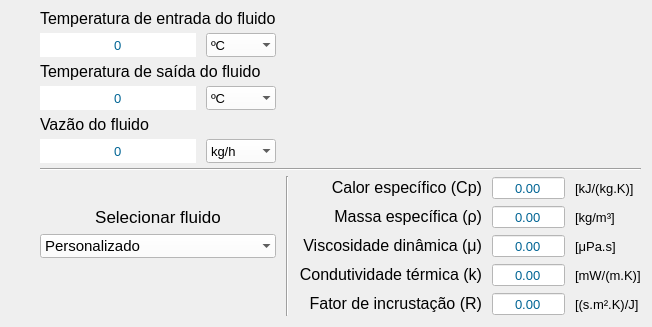
        <widget class="QWidget" name="fluido1_page">
         <layout class="QGridLayout" name="gridLayout_2">
          <property name="leftMargin">
           <number>40</number>
          </property>
          <property name="topMargin">
           <number>9</number>
          </property>
          <property name="horizontalSpacing">
           <number>10</number>
          </property>
          <property name="verticalSpacing">
           <number>5</number>
          </property>
          <item row="21" column="3">
           <widget class="QLabel" name="label_11">
            <property name="sizePolicy">
             <sizepolicy hsizetype="Minimum" vsizetype="Maximum">
              <horstretch>0</horstretch>
              <verstretch>0</verstretch>
             </sizepolicy>
            </property>
            <property name="maximumSize">
             <size>
              <width>400</width>
              <height>16777215</height>
             </size>
            </property>
            <property name="font">
             <font>
              <family>Segoe UI</family>
              <pointsize>12</pointsize>
             </font>
            </property>
            <property name="text">
             <string>Fator de incrustação (R)</string>
            </property>
            <property name="alignment">
             <set>Qt::AlignRight|Qt::AlignTrailing|Qt::AlignVCenter</set>
            </property>
           </widget>
          </item>
          <item row="17" column="3">
           <widget class="QLabel" name="label_7">
            <property name="sizePolicy">
             <sizepolicy hsizetype="Minimum" vsizetype="Maximum">
              <horstretch>0</horstretch>
              <verstretch>0</verstretch>
             </sizepolicy>
            </property>
            <property name="maximumSize">
             <size>
              <width>400</width>
              <height>16777215</height>
             </size>
            </property>
            <property name="font">
             <font>
              <family>Segoe UI</family>
              <pointsize>12</pointsize>
             </font>
            </property>
            <property name="text">
             <string>Calor específico (Cp)</string>
            </property>
            <property name="alignment">
             <set>Qt::AlignRight|Qt::AlignTrailing|Qt::AlignVCenter</set>
            </property>
           </widget>
          </item>
          <item row="19" column="0" colspan="2">
           <widget class="QComboBox" name="fluidos_combobox">
            <property name="sizePolicy">
             <sizepolicy hsizetype="Minimum" vsizetype="Fixed">
              <horstretch>0</horstretch>
              <verstretch>0</verstretch>
             </sizepolicy>
            </property>
            <property name="minimumSize">
             <size>
              <width>0</width>
              <height>24</height>
             </size>
            </property>
            <property name="font">
             <font>
              <family>Segoe UI</family>
              <pointsize>11</pointsize>
             </font>
            </property>
            <property name="cursor">
             <cursorShape>PointingHandCursor</cursorShape>
            </property>
            <property name="focusPolicy">
             <enum>Qt::ClickFocus</enum>
            </property>
            <property name="styleSheet">
             <string notr="true">background-color: rgb(255, 255, 255);</string>
            </property>
            <property name="insertPolicy">
             <enum>QComboBox::InsertAtBottom</enum>
            </property>
            <property name="frame">
             <bool>false</bool>
            </property>
            <property name="modelColumn">
             <number>0</number>
            </property>
            <item>
             <property name="text">
              <string>Personalizado</string>
             </property>
            </item>
            <item>
             <property name="text">
              <string>Água</string>
             </property>
            </item>
            <item>
             <property name="text">
              <string>Amonia</string>
             </property>
            </item>
            <item>
             <property name="text">
              <string>Benzeno</string>
             </property>
            </item>
            <item>
             <property name="text">
              <string>Tolueno</string>
             </property>
            </item>
           </widget>
          </item>
          <item row="18" column="0" colspan="2">
           <widget class="QLabel" name="label_6">
            <property name="sizePolicy">
             <sizepolicy hsizetype="Minimum" vsizetype="Maximum">
              <horstretch>0</horstretch>
              <verstretch>1</verstretch>
             </sizepolicy>
            </property>
            <property name="font">
             <font>
              <family>Segoe UI</family>
              <pointsize>13</pointsize>
             </font>
            </property>
            <property name="text">
             <string>Selecionar fluido</string>
            </property>
            <property name="alignment">
             <set>Qt::AlignCenter</set>
            </property>
           </widget>
          </item>
          <item row="2" column="1">
           <widget class="QComboBox" name="comboBox">
            <property name="sizePolicy">
             <sizepolicy hsizetype="Minimum" vsizetype="Fixed">
              <horstretch>1</horstretch>
              <verstretch>0</verstretch>
             </sizepolicy>
            </property>
            <property name="minimumSize">
             <size>
              <width>0</width>
              <height>24</height>
             </size>
            </property>
            <property name="maximumSize">
             <size>
              <width>70</width>
              <height>16777215</height>
             </size>
            </property>
            <property name="font">
             <font>
              <family>Segoe UI</family>
              <pointsize>10</pointsize>
             </font>
            </property>
            <property name="cursor">
             <cursorShape>PointingHandCursor</cursorShape>
            </property>
            <property name="focusPolicy">
             <enum>Qt::ClickFocus</enum>
            </property>
            <property name="styleSheet">
             <string notr="true">background-color: rgb(255, 255, 255);</string>
            </property>
            <property name="frame">
             <bool>false</bool>
            </property>
            <property name="modelColumn">
             <number>0</number>
            </property>
            <item>
             <property name="text">
              <string>ºC</string>
             </property>
            </item>
            <item>
             <property name="text">
              <string>K</string>
             </property>
            </item>
            <item>
             <property name="text">
              <string>ºF</string>
             </property>
            </item>
            <item>
             <property name="text">
              <string>R</string>
             </property>
            </item>
           </widget>
          </item>
          <item row="6" column="1">
           <widget class="QComboBox" name="comboBox_3">
            <property name="sizePolicy">
             <sizepolicy hsizetype="Minimum" vsizetype="Fixed">
              <horstretch>1</horstretch>
              <verstretch>0</verstretch>
             </sizepolicy>
            </property>
            <property name="minimumSize">
             <size>
              <width>0</width>
              <height>24</height>
             </size>
            </property>
            <property name="maximumSize">
             <size>
              <width>70</width>
              <height>16777215</height>
             </size>
            </property>
            <property name="font">
             <font>
              <family>Segoe UI</family>
              <pointsize>10</pointsize>
             </font>
            </property>
            <property name="focusPolicy">
             <enum>Qt::ClickFocus</enum>
            </property>
            <property name="styleSheet">
             <string notr="true">background-color: rgb(255, 255, 255);</string>
            </property>
            <property name="frame">
             <bool>false</bool>
            </property>
            <property name="modelColumn">
             <number>0</number>
            </property>
            <item>
             <property name="text">
              <string>kg/h</string>
             </property>
            </item>
            <item>
             <property name="text">
              <string>g/s</string>
             </property>
            </item>
            <item>
             <property name="text">
              <string>L/s</string>
             </property>
            </item>
            <item>
             <property name="text">
              <string>m³/h</string>
             </property>
            </item>
           </widget>
          </item>
          <item row="3" column="0" colspan="2">
           <widget class="QLabel" name="label_4">
            <property name="sizePolicy">
             <sizepolicy hsizetype="Minimum" vsizetype="Fixed">
              <horstretch>1</horstretch>
              <verstretch>0</verstretch>
             </sizepolicy>
            </property>
            <property name="maximumSize">
             <size>
              <width>400</width>
              <height>24</height>
             </size>
            </property>
            <property name="font">
             <font>
              <family>Segoe UI</family>
              <pointsize>12</pointsize>
             </font>
            </property>
            <property name="text">
             <string>Temperatura de saída do fluido</string>
            </property>
            <property name="margin">
             <number>0</number>
            </property>
           </widget>
          </item>
          <item row="5" column="0">
           <widget class="QLabel" name="label_5">
            <property name="sizePolicy">
             <sizepolicy hsizetype="Minimum" vsizetype="Fixed">
              <horstretch>1</horstretch>
              <verstretch>0</verstretch>
             </sizepolicy>
            </property>
            <property name="maximumSize">
             <size>
              <width>400</width>
              <height>24</height>
             </size>
            </property>
            <property name="font">
             <font>
              <family>Segoe UI</family>
              <pointsize>12</pointsize>
             </font>
            </property>
            <property name="text">
             <string>Vazão do fluido</string>
            </property>
           </widget>
          </item>
          <item row="2" column="0">
           <widget class="QSpinBox" name="T1_entry">
            <property name="sizePolicy">
             <sizepolicy hsizetype="Minimum" vsizetype="Fixed">
              <horstretch>1</horstretch>
              <verstretch>0</verstretch>
             </sizepolicy>
            </property>
            <property name="minimumSize">
             <size>
              <width>0</width>
              <height>24</height>
             </size>
            </property>
            <property name="maximumSize">
             <size>
              <width>200</width>
              <height>24</height>
             </size>
            </property>
            <property name="font">
             <font>
              <family>Segoe UI</family>
              <pointsize>10</pointsize>
             </font>
            </property>
            <property name="mouseTracking">
             <bool>false</bool>
            </property>
            <property name="focusPolicy">
             <enum>Qt::WheelFocus</enum>
            </property>
            <property name="acceptDrops">
             <bool>false</bool>
            </property>
            <property name="toolTip">
             <string/>
            </property>
            <property name="toolTipDuration">
             <number>-1</number>
            </property>
            <property name="statusTip">
             <string/>
            </property>
            <property name="whatsThis">
             <string notr="true" extracomment="Temperatura ué"/>
            </property>
            <property name="layoutDirection">
             <enum>Qt::LeftToRight</enum>
            </property>
            <property name="styleSheet">
             <string notr="true">background-color: rgb(255, 255, 255);
color: rgb(0, 100, 148);</string>
            </property>
            <property name="wrapping">
             <bool>false</bool>
            </property>
            <property name="frame">
             <bool>false</bool>
            </property>
            <property name="alignment">
             <set>Qt::AlignCenter</set>
            </property>
            <property name="buttonSymbols">
             <enum>QAbstractSpinBox::NoButtons</enum>
            </property>
            <property name="accelerated">
             <bool>true</bool>
            </property>
            <property name="keyboardTracking">
             <bool>true</bool>
            </property>
            <property name="showGroupSeparator" stdset="0">
             <bool>false</bool>
            </property>
            <property name="minimum">
             <number>-9999</number>
            </property>
            <property name="maximum">
             <number>9999</number>
            </property>
            <property name="singleStep">
             <number>2</number>
            </property>
            <property name="displayIntegerBase">
             <number>10</number>
            </property>
           </widget>
          </item>
          <item row="1" column="0" colspan="2">
           <widget class="QLabel" name="label_2">
            <property name="sizePolicy">
             <sizepolicy hsizetype="Minimum" vsizetype="Fixed">
              <horstretch>1</horstretch>
              <verstretch>0</verstretch>
             </sizepolicy>
            </property>
            <property name="maximumSize">
             <size>
              <width>400</width>
              <height>24</height>
             </size>
            </property>
            <property name="font">
             <font>
              <family>Segoe UI</family>
              <pointsize>12</pointsize>
             </font>
            </property>
            <property name="text">
             <string>Temperatura de entrada do fluido</string>
            </property>
           </widget>
          </item>
          <item row="6" column="0">
           <widget class="QSpinBox" name="vazao_entry">
            <property name="sizePolicy">
             <sizepolicy hsizetype="Minimum" vsizetype="Fixed">
              <horstretch>1</horstretch>
              <verstretch>0</verstretch>
             </sizepolicy>
            </property>
            <property name="minimumSize">
             <size>
              <width>0</width>
              <height>24</height>
             </size>
            </property>
            <property name="maximumSize">
             <size>
              <width>200</width>
              <height>16777215</height>
             </size>
            </property>
            <property name="font">
             <font>
              <family>Segoe UI</family>
              <pointsize>10</pointsize>
             </font>
            </property>
            <property name="layoutDirection">
             <enum>Qt::LeftToRight</enum>
            </property>
            <property name="styleSheet">
             <string notr="true">background-color: rgb(255, 255, 255);
color: rgb(0, 100, 148);</string>
            </property>
            <property name="wrapping">
             <bool>false</bool>
            </property>
            <property name="frame">
             <bool>false</bool>
            </property>
            <property name="alignment">
             <set>Qt::AlignCenter</set>
            </property>
            <property name="buttonSymbols">
             <enum>QAbstractSpinBox::NoButtons</enum>
            </property>
            <property name="accelerated">
             <bool>true</bool>
            </property>
            <property name="keyboardTracking">
             <bool>true</bool>
            </property>
            <property name="showGroupSeparator" stdset="0">
             <bool>false</bool>
            </property>
            <property name="minimum">
             <number>-9999</number>
            </property>
            <property name="maximum">
             <number>9999</number>
            </property>
            <property name="displayIntegerBase">
             <number>10</number>
            </property>
           </widget>
          </item>
          <item row="4" column="0">
           <widget class="QSpinBox" name="T2_entry">
            <property name="sizePolicy">
             <sizepolicy hsizetype="Minimum" vsizetype="Fixed">
              <horstretch>1</horstretch>
              <verstretch>0</verstretch>
             </sizepolicy>
            </property>
            <property name="minimumSize">
             <size>
              <width>0</width>
              <height>24</height>
             </size>
            </property>
            <property name="maximumSize">
             <size>
              <width>200</width>
              <height>16777215</height>
             </size>
            </property>
            <property name="font">
             <font>
              <family>Segoe UI</family>
              <pointsize>10</pointsize>
             </font>
            </property>
            <property name="layoutDirection">
             <enum>Qt::LeftToRight</enum>
            </property>
            <property name="styleSheet">
             <string notr="true">background-color: rgb(255, 255, 255);
color: rgb(0, 100, 148);</string>
            </property>
            <property name="wrapping">
             <bool>false</bool>
            </property>
            <property name="frame">
             <bool>false</bool>
            </property>
            <property name="alignment">
             <set>Qt::AlignCenter</set>
            </property>
            <property name="buttonSymbols">
             <enum>QAbstractSpinBox::NoButtons</enum>
            </property>
            <property name="accelerated">
             <bool>true</bool>
            </property>
            <property name="keyboardTracking">
             <bool>true</bool>
            </property>
            <property name="showGroupSeparator" stdset="0">
             <bool>false</bool>
            </property>
            <property name="minimum">
             <number>-9999</number>
            </property>
            <property name="maximum">
             <number>9999</number>
            </property>
            <property name="displayIntegerBase">
             <number>10</number>
            </property>
           </widget>
          </item>
          <item row="4" column="1">
           <widget class="QComboBox" name="comboBox_2">
            <property name="sizePolicy">
             <sizepolicy hsizetype="Minimum" vsizetype="Fixed">
              <horstretch>1</horstretch>
              <verstretch>0</verstretch>
             </sizepolicy>
            </property>
            <property name="minimumSize">
             <size>
              <width>0</width>
              <height>24</height>
             </size>
            </property>
            <property name="maximumSize">
             <size>
              <width>70</width>
              <height>16777215</height>
             </size>
            </property>
            <property name="font">
             <font>
              <family>Segoe UI</family>
              <pointsize>10</pointsize>
             </font>
            </property>
            <property name="focusPolicy">
             <enum>Qt::ClickFocus</enum>
            </property>
            <property name="styleSheet">
             <string notr="true">background-color: rgb(255, 255, 255);</string>
            </property>
            <property name="frame">
             <bool>false</bool>
            </property>
            <property name="modelColumn">
             <number>0</number>
            </property>
            <item>
             <property name="text">
              <string>ºC</string>
             </property>
            </item>
            <item>
             <property name="text">
              <string>K</string>
             </property>
            </item>
            <item>
             <property name="text">
              <string>ºF</string>
             </property>
            </item>
            <item>
             <property name="text">
              <string>R</string>
             </property>
            </item>
           </widget>
          </item>
          <item row="19" column="3">
           <widget class="QLabel" name="label_8">
            <property name="sizePolicy">
             <sizepolicy hsizetype="Minimum" vsizetype="Maximum">
              <horstretch>0</horstretch>
              <verstretch>0</verstretch>
             </sizepolicy>
            </property>
            <property name="maximumSize">
             <size>
              <width>400</width>
              <height>16777215</height>
             </size>
            </property>
            <property name="font">
             <font>
              <family>Segoe UI</family>
              <pointsize>12</pointsize>
             </font>
            </property>
            <property name="text">
             <string>Viscosidade dinâmica (μ)</string>
            </property>
            <property name="alignment">
             <set>Qt::AlignRight|Qt::AlignTrailing|Qt::AlignVCenter</set>
            </property>
           </widget>
          </item>
          <item row="17" column="2" rowspan="5">
           <widget class="Line" name="line_6">
            <property name="orientation">
             <enum>Qt::Vertical</enum>
            </property>
           </widget>
          </item>
          <item row="1" column="3" rowspan="5" colspan="3">
           <widget class="QLabel" name="label">
            <property name="text">
             <string>&lt;html&gt;&lt;head/&gt;&lt;body&gt;&lt;p&gt;&lt;img src=&quot;:/PlateHeatExchanger/Plate_heat_exchanger.jpg&quot;/&gt;&lt;/p&gt;&lt;/body&gt;&lt;/html&gt;</string>
            </property>
            <property name="alignment">
             <set>Qt::AlignCenter</set>
            </property>
           </widget>
          </item>
          <item row="19" column="5">
           <widget class="QLabel" name="label_14">
            <property name="maximumSize">
             <size>
              <width>100</width>
              <height>16777215</height>
             </size>
            </property>
            <property name="font">
             <font>
              <pointsize>10</pointsize>
             </font>
            </property>
            <property name="text">
             <string>[μPa.s]</string>
            </property>
           </widget>
          </item>
          <item row="21" column="5">
           <widget class="QLabel" name="label_16">
            <property name="maximumSize">
             <size>
              <width>100</width>
              <height>16777215</height>
             </size>
            </property>
            <property name="font">
             <font>
              <pointsize>10</pointsize>
             </font>
            </property>
            <property name="text">
             <string>[(s.m².K)/J]</string>
            </property>
           </widget>
          </item>
          <item row="18" column="5">
           <widget class="QLabel" name="label_13">
            <property name="maximumSize">
             <size>
              <width>100</width>
              <height>16777215</height>
             </size>
            </property>
            <property name="font">
             <font>
              <pointsize>10</pointsize>
             </font>
            </property>
            <property name="text">
             <string>[kg/m³]</string>
            </property>
           </widget>
          </item>
          <item row="17" column="5">
           <widget class="QLabel" name="label_12">
            <property name="maximumSize">
             <size>
              <width>100</width>
              <height>16777215</height>
             </size>
            </property>
            <property name="font">
             <font>
              <pointsize>10</pointsize>
             </font>
            </property>
            <property name="text">
             <string>[kJ/(kg.K)]</string>
            </property>
           </widget>
          </item>
          <item row="18" column="3">
           <widget class="QLabel" name="label_9">
            <property name="sizePolicy">
             <sizepolicy hsizetype="Minimum" vsizetype="Preferred">
              <horstretch>0</horstretch>
              <verstretch>0</verstretch>
             </sizepolicy>
            </property>
            <property name="maximumSize">
             <size>
              <width>400</width>
              <height>16777215</height>
             </size>
            </property>
            <property name="font">
             <font>
              <family>Segoe UI</family>
              <pointsize>12</pointsize>
             </font>
            </property>
            <property name="text">
             <string>&lt;html&gt;&lt;head/&gt;&lt;body&gt;&lt;p&gt;Massa específica (ρ)&lt;/p&gt;&lt;/body&gt;&lt;/html&gt;</string>
            </property>
            <property name="alignment">
             <set>Qt::AlignRight|Qt::AlignTrailing|Qt::AlignVCenter</set>
            </property>
           </widget>
          </item>
          <item row="14" column="0" colspan="6">
           <widget class="Line" name="line_5">
            <property name="styleSheet">
             <string notr="true"/>
            </property>
            <property name="frameShadow">
             <enum>QFrame::Sunken</enum>
            </property>
            <property name="lineWidth">
             <number>1</number>
            </property>
            <property name="orientation">
             <enum>Qt::Horizontal</enum>
            </property>
           </widget>
          </item>
          <item row="20" column="5">
           <widget class="QLabel" name="label_15">
            <property name="maximumSize">
             <size>
              <width>100</width>
              <height>16777215</height>
             </size>
            </property>
            <property name="font">
             <font>
              <pointsize>10</pointsize>
             </font>
            </property>
            <property name="text">
             <string>[mW/(m.K)]</string>
            </property>
           </widget>
          </item>
          <item row="20" column="3">
           <widget class="QLabel" name="label_10">
            <property name="sizePolicy">
             <sizepolicy hsizetype="Minimum" vsizetype="Maximum">
              <horstretch>0</horstretch>
              <verstretch>0</verstretch>
             </sizepolicy>
            </property>
            <property name="maximumSize">
             <size>
              <width>400</width>
              <height>16777215</height>
             </size>
            </property>
            <property name="font">
             <font>
              <family>Segoe UI</family>
              <pointsize>12</pointsize>
             </font>
            </property>
            <property name="text">
             <string>Condutividade térmica (k)</string>
            </property>
            <property name="alignment">
             <set>Qt::AlignRight|Qt::AlignTrailing|Qt::AlignVCenter</set>
            </property>
           </widget>
          </item>
          <item row="17" column="4">
           <widget class="QDoubleSpinBox" name="cp_spinbox">
            <property name="minimumSize">
             <size>
              <width>0</width>
              <height>24</height>
             </size>
            </property>
            <property name="font">
             <font>
              <family>Segoe UI</family>
              <pointsize>10</pointsize>
             </font>
            </property>
            <property name="styleSheet">
             <string notr="true">background-color: rgb(255, 255, 255);
color: rgb(0, 100, 148);</string>
            </property>
            <property name="alignment">
             <set>Qt::AlignCenter</set>
            </property>
            <property name="buttonSymbols">
             <enum>QAbstractSpinBox::NoButtons</enum>
            </property>
            <property name="minimum">
             <double>-99999.000000000000000</double>
            </property>
            <property name="maximum">
             <double>999999.000000000000000</double>
            </property>
           </widget>
          </item>
          <item row="18" column="4">
           <widget class="QDoubleSpinBox" name="rho_spinbox">
            <property name="minimumSize">
             <size>
              <width>0</width>
              <height>24</height>
             </size>
            </property>
            <property name="font">
             <font>
              <family>Segoe UI</family>
              <pointsize>10</pointsize>
             </font>
            </property>
            <property name="styleSheet">
             <string notr="true">background-color: rgb(255, 255, 255);
color: rgb(0, 100, 148);</string>
            </property>
            <property name="alignment">
             <set>Qt::AlignCenter</set>
            </property>
            <property name="buttonSymbols">
             <enum>QAbstractSpinBox::NoButtons</enum>
            </property>
            <property name="minimum">
             <double>-99999.000000000000000</double>
            </property>
            <property name="maximum">
             <double>999999.000000000000000</double>
            </property>
           </widget>
          </item>
          <item row="19" column="4">
           <widget class="QDoubleSpinBox" name="mi_spinbox">
            <property name="minimumSize">
             <size>
              <width>0</width>
              <height>24</height>
             </size>
            </property>
            <property name="font">
             <font>
              <family>Segoe UI</family>
              <pointsize>10</pointsize>
             </font>
            </property>
            <property name="styleSheet">
             <string notr="true">background-color: rgb(255, 255, 255);
color: rgb(0, 100, 148);</string>
            </property>
            <property name="alignment">
             <set>Qt::AlignCenter</set>
            </property>
            <property name="buttonSymbols">
             <enum>QAbstractSpinBox::NoButtons</enum>
            </property>
            <property name="minimum">
             <double>-99999.000000000000000</double>
            </property>
            <property name="maximum">
             <double>999999.000000000000000</double>
            </property>
           </widget>
          </item>
          <item row="20" column="4">
           <widget class="QDoubleSpinBox" name="kf_spinbox">
            <property name="minimumSize">
             <size>
              <width>0</width>
              <height>24</height>
             </size>
            </property>
            <property name="font">
             <font>
              <family>Segoe UI</family>
              <pointsize>10</pointsize>
             </font>
            </property>
            <property name="styleSheet">
             <string notr="true">background-color: rgb(255, 255, 255);
color: rgb(0, 100, 148);</string>
            </property>
            <property name="alignment">
             <set>Qt::AlignCenter</set>
            </property>
            <property name="buttonSymbols">
             <enum>QAbstractSpinBox::NoButtons</enum>
            </property>
            <property name="minimum">
             <double>-99999.000000000000000</double>
            </property>
            <property name="maximum">
             <double>999999.000000000000000</double>
            </property>
           </widget>
          </item>
          <item row="21" column="4">
           <widget class="QDoubleSpinBox" name="r_spinbox">
            <property name="minimumSize">
             <size>
              <width>0</width>
              <height>24</height>
             </size>
            </property>
            <property name="font">
             <font>
              <family>Segoe UI</family>
              <pointsize>10</pointsize>
             </font>
            </property>
            <property name="styleSheet">
             <string notr="true">background-color: rgb(255, 255, 255);
color: rgb(0, 100, 148);</string>
            </property>
            <property name="alignment">
             <set>Qt::AlignCenter</set>
            </property>
            <property name="buttonSymbols">
             <enum>QAbstractSpinBox::NoButtons</enum>
            </property>
            <property name="minimum">
             <double>-99999.000000000000000</double>
            </property>
            <property name="maximum">
             <double>999999.000000000000000</double>
            </property>
           </widget>
          </item>
         </layout>
        </widget>
